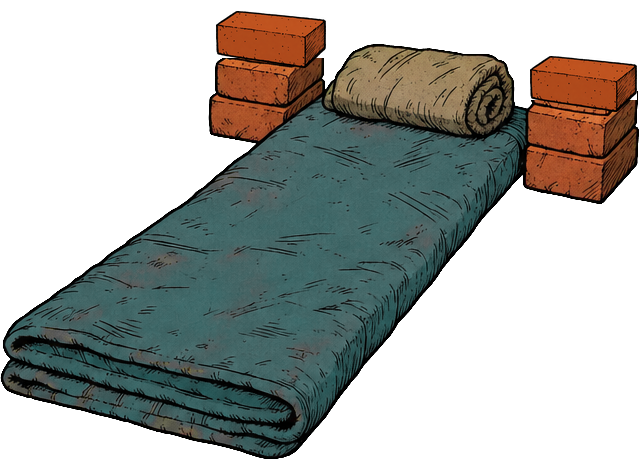
#> input picture ArtSource/Bench/mat/mat_empty.png, 639 x 459 px
$ python sprite_process.py ../ArtSource/Bench/mat/mat_empty.png ../ArtSource/Bench/mat/mat_empty.png
#> lines starting #> are read from the running program, lines starting #| are printed output that depends on the picture; after the words box and inside, x2 and y2 are one past the last pixel; in counts of white or black regions, pixels touching at a corner belong together
#!/usr/bin/env python3
"""Turns a generated sprite strip on a green chroma background into clean animation frames.

- Keys out the green background (with soft edges) and removes green spill from the outline.
- Finds frames as connected blobs (ignores small specks), left to right.
- Places every frame into equal cells around a shared anchor x; vertical offsets from the row's ground line are kept.

Usage: Tools/sprite_process.py <sheet.png> <out_dir> [--frames N] [--rows R] [--cell-height H] [--anchor backfoot|center|base-br]
       [--match-height H [--match-frame K]]

Anchors: "base-br" puts the bottom-right extreme point (e.g. the cut base of a detached tail) at the sprite pivot.
"backfoot" (default) keeps the planted back foot (leftmost foot touching the ground; characters face right) at the
same x in every frame, so idle loops do not slide when the tail swings. "center" centres the bounding box (for jumps).
Writes <name>_<i>.png frames and <name>_strip.png (frames side by side on a checkerboard) for review.
"""
import os, sys
import numpy as np
from PIL import Image
from collections import deque


def key_green(rgb):
    r, g, b = [rgb[..., i].astype(np.float32) for i in range(3)]
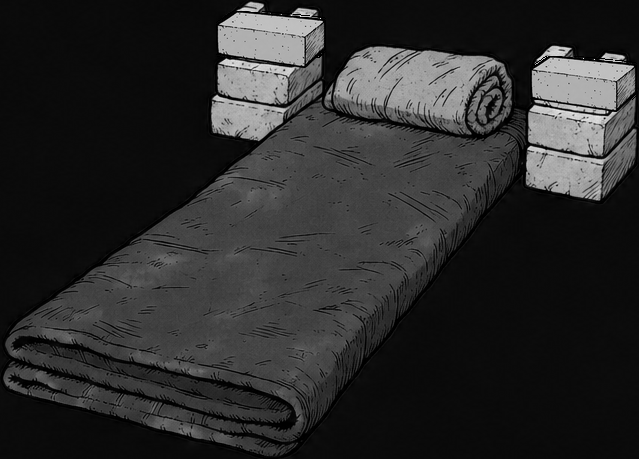
#> r: shape (459, 639) float32; min 0, max 235, mean 43.7
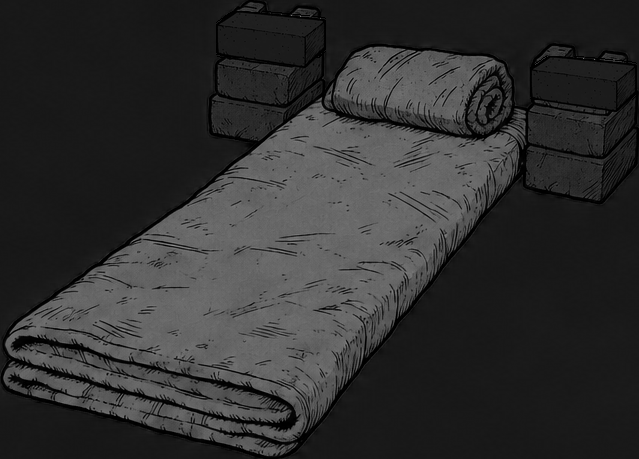
#> b: shape (459, 639) float32; min 0, max 142, mean 48.3
    greenness = g - np.maximum(r, b)              # how much green dominates
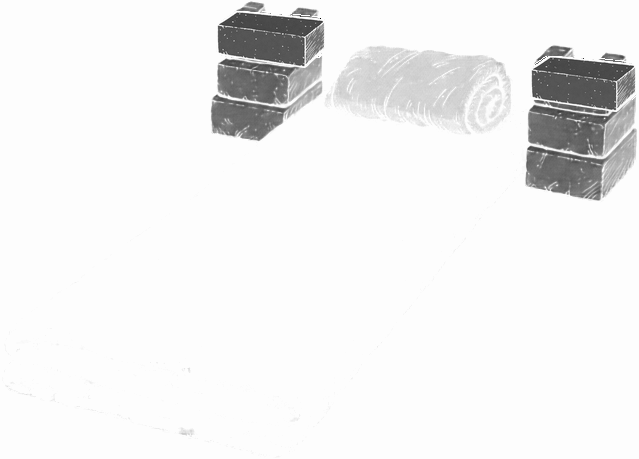
#> greenness: shape (459, 639) float32; min -153, max 1, mean -7.77; drawn with min black and max white
    alpha = np.clip(1.0 - (greenness - 40.0) / 80.0, 0.0, 1.0)  # >120: background, <40: opaque
#> alpha: shape (459, 639) float32; every value is 1
    spill = np.clip(g - np.maximum(r, b), 0, None)
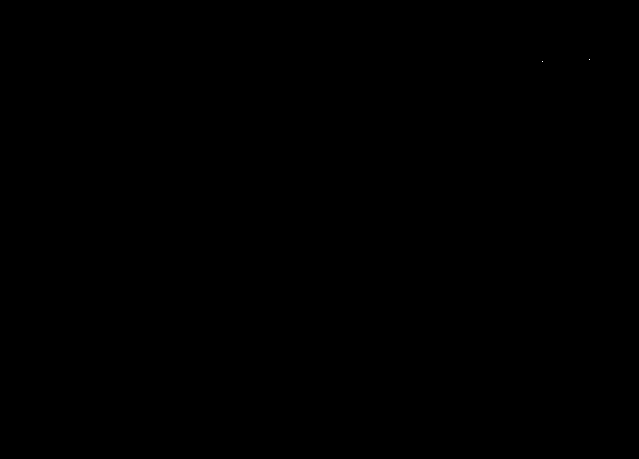
#> spill: shape (459, 639) float32; values 0 (black) and 1 (white), 0% white in thin lines or dots, all inside (x1, y1, x2, y2) = (542, 59, 590, 62)
    g2 = g - spill * (1.0 - alpha * 0.0)           # clamp green to max(r, b) where it dominates
    out = np.stack([r, np.minimum(g2, np.maximum(r, b) + 0), b], axis=-1)
#> in main, `color, alpha = key_green(rgb)`: alpha: shape (459, 639); every value is 255
#> in find_frames, `small = alpha[::scale, ::scale] > 32`: small: shape (115, 160) bool; every value is 1
    out = np.where((greenness > 0)[..., None], out, rgb.astype(np.float32))
    return out.clip(0, 255).astype(np.uint8), (alpha * 255).astype(np.uint8)


def label_blobs(mask):
    """4-connected components; returns list of (y0, y1, x0, x1, pixel_count)."""
    h, w = mask.shape
#> h = 115; w = 160
    seen = np.zeros_like(mask, dtype=bool)
    labels = np.zeros(mask.shape, dtype=np.int32)
    blobs = []
    for y0 in range(h):
        for x0 in np.flatnonzero(mask[y0] & ~seen[y0]):
            if seen[y0, x0]:
                continue
            queue = deque([(y0, x0)])
            seen[y0, x0] = True
            label = len(blobs) + 1
            ys0, ys1, xs0, xs1, count = y0, y0, x0, x0, 0
            while queue:
                y, x = queue.popleft()
                labels[y, x] = label
                count += 1
                ys0, ys1, xs0, xs1 = min(ys0, y), max(ys1, y), min(xs0, x), max(xs1, x)
                for ny, nx in ((y + 1, x), (y - 1, x), (y, x + 1), (y, x - 1)):
                    if 0 <= ny < h and 0 <= nx < w and mask[ny, nx] and not seen[ny, nx]:
                        seen[ny, nx] = True
                        queue.append((ny, nx))
            blobs.append((ys0, ys1 + 1, xs0, xs1 + 1, count))
#> labels: shape (115, 160) int32; every value is 1
#> after the loop, blobs = [(0, 115, 0, 160, 18400)]
    return blobs, labels


def find_frames(alpha, expected=None, scale=4, rows=1):
    """
    Frames are the large blobs; small detached bits (sparks, whisker tips) join the nearest frame.
    Returns (bounding slices, full-resolution ownership mask) per frame, so overlapping boxes do not mix frames.
    """
    small = alpha[::scale, ::scale] > 32
    blobs, labels = label_blobs(small)
#> blobs = [(0, 115, 0, 160, 18400)]
    total = small.sum()
#> total = 18400
    row_height = small.shape[0] / rows
#> row_height = 115

    def order(i):
#> called with i = 0
        y0, y1, x0, x1, _ = blobs[i]
#> y0 = 0; y1 = 115; x0 = 0; x1 = 160
        return int(((y0 + y1) / 2) // row_height), x0

    big = sorted([i for i, b in enumerate(blobs) if b[4] > total * 0.015], key=order)
#> big = [0]
    owner = {i + 1: n for n, i in enumerate(big)}
#> owner = {1: 0}
    for i, b in enumerate(blobs):
        if i in big:
            continue
        cx, cy = (b[2] + b[3]) / 2, (b[0] + b[1]) / 2

        def gap(n):  # distance from the fragment centre to frame n's box (0 inside)
            y0, y1, x0, x1, _ = blobs[big[n]]
            return max(x0 - cx, 0, cx - x1) + max(y0 - cy, 0, cy - y1)

        nearest = min(range(len(big)), key=gap)
        if gap(nearest) <= 12:  # ~48 px at scale 4: sparks and whisker tips next to a frame; farther specks are dropped
            owner[i + 1] = nearest
#> this loop made 1 pass

    frame_map = np.zeros(labels.shape, dtype=np.int32) - 1
    for label, n in owner.items():
        frame_map[labels == label] = n
#> this loop made 1 pass
#> (label, n) on pass 1: (1, 0)
#> frame_map: shape (115, 160) int32; every value is 0
    # grow ownership by one cell so anti-aliased edges lost by downsampling stay with their frame
    grown = frame_map.copy()
    for dy in (-1, 0, 1):
        for dx in (-1, 0, 1):
            shifted = np.roll(np.roll(frame_map, dy, axis=0), dx, axis=1)
            grown = np.where(grown < 0, shifted, grown)
    full = np.kron(grown, np.ones((scale, scale), dtype=np.int32))[: alpha.shape[0], : alpha.shape[1]]
#> full: shape (459, 639) int32; every value is 0

    frames = []
    for n in range(len(big)):
        own = full == n
        ys, xs = np.nonzero(own & (alpha > 0))
        frames.append(((slice(ys.min(), ys.max() + 1), slice(xs.min(), xs.max() + 1)), own, order(big[n])[0]))
#> this loop made 1 pass
#> (y0 in order, y1 in order, x0 in order, x1 in order) on pass 1: (0, 115, 0, 160)
#> after the loop, frames = 1 item
    return frames


def back_foot_x(alpha):
    """x of the leftmost foot that touches the ground (bottom rows of the figure), in the crop's coordinates."""
    mask = alpha > 64
    ys, xs = np.nonzero(mask)
    bottom, top = ys.max(), ys.min()
    band_top = bottom - max(4, int((bottom - top) * 0.07))
    band = mask[band_top: bottom + 1]
    cols = np.flatnonzero(band.any(axis=0))
    runs, start = [], cols[0]
    for prev, col in zip(cols, cols[1:]):
        if col != prev + 1:
            runs.append((start, prev))
            start = col
    runs.append((start, cols[-1]))
    # a foot reaches the ground; a dangling tail tip in the band does not
    grounded = [r for r in runs if r[1] - r[0] >= 6 and np.nonzero(band[:, r[0]: r[1] + 1].any(axis=1))[0].max() >= band.shape[0] - 4]
    left = (grounded or runs)[0]
    return (left[0] + left[1]) / 2


def bottom_right_point(alpha):
    """(x, y) of the opaque pixel furthest to the bottom right (max x + y), in the crop's coordinates."""
    ys, xs = np.nonzero(alpha > 64)
    i = np.argmax(xs + ys)
    return float(xs[i]), float(ys[i])


def main():
    src, out_dir = sys.argv[1], sys.argv[2]
    expected = int(sys.argv[sys.argv.index("--frames") + 1]) if "--frames" in sys.argv else None
    cell_h = int(sys.argv[sys.argv.index("--cell-height") + 1]) if "--cell-height" in sys.argv else None
    rows = int(sys.argv[sys.argv.index("--rows") + 1]) if "--rows" in sys.argv else 1
    anchor_mode = sys.argv[sys.argv.index("--anchor") + 1] if "--anchor" in sys.argv else "backfoot"
    match_height = int(sys.argv[sys.argv.index("--match-height") + 1]) if "--match-height" in sys.argv else None
    match_frame = int(sys.argv[sys.argv.index("--match-frame") + 1]) if "--match-frame" in sys.argv else 0
    name = os.path.splitext(os.path.basename(src))[0]
    rgb = np.array(Image.open(src).convert("RGB"))
    color, alpha = key_green(rgb)
    rgba = np.dstack([color, alpha])
    frames = find_frames(alpha, expected, rows=rows)
#> frames = 1 item
    if expected and len(frames) != expected:
        print(f"WARNING {name}: found {len(frames)} frames, expected {expected}")

    pad = 16
    ground = {}                                         # lowest point of each row = its ground line
    for (ys, _), _, row in frames:
        ground[row] = max(ground.get(row, 0), ys.stop)
#> this loop made 1 pass
#> after the loop, ground = {0: 459}

    crops, anchors = [], []
    for (ys, xs), own, row in frames:
        pixels = rgba.copy()
        pixels[..., 3] = np.where(own, pixels[..., 3], 0)
        crop = pixels[ys, xs]
        crops.append((crop, ground[row] - ys.stop))      # lift keeps jumps in the air
#> after the loop, crops = 1 item

    if match_height:
        # uniform scale so the reference frame's figure is match_height px tall (keeps clips of one character consistent)
        factor = match_height / crops[match_frame][0].shape[0]
        scaled = []
        for crop, lift in crops:
            image = Image.fromarray(crop, "RGBA")
            size = (max(1, round(image.width * factor)), max(1, round(image.height * factor)))
            scaled.append((np.array(image.resize(size, Image.LANCZOS)), round(lift * factor)))
        crops = scaled
        print(f"{name}: scaled by {factor:.3f}")

    os.makedirs(out_dir, exist_ok=True)
    cells = []
    if anchor_mode == "base-br":
        # pivot (cell bottom centre) = base point; cell symmetric in x around it, base on the bottom padding line
        points = [bottom_right_point(c[..., 3]) for c, _ in crops]
        half = max(max(px, c.shape[1] - px) for (c, _), (px, _) in zip(crops, points)) + pad
        width = int(np.ceil(half * 2))
        height = int(np.ceil(max(py for _, py in points))) + pad * 2
        for i, ((crop, _), (px, py)) in enumerate(zip(crops, points)):
            cell = Image.new("RGBA", (width, height), (0, 0, 0, 0))
            image = Image.fromarray(crop, "RGBA")
            cell.alpha_composite(image, (int(round(width / 2 - px)), int(round(height - pad - py))))
            cell.save(os.path.join(out_dir, f"{name}_{i}.png"))
            cells.append(cell)
    else:
        for crop, _ in crops:
            anchors.append(back_foot_x(crop[..., 3]) if anchor_mode == "backfoot" else crop.shape[1] / 2)
#> this loop made 1 pass
#> (bottom in back_foot_x, top in back_foot_x, band_top in back_foot_x, left in back_foot_x) on pass 1: (458, 0, 426, (0, 638))
#> after the loop, anchors = [319]

        # symmetric cell around the anchor so the sprite pivot (bottom centre) is the anchor
        half = max(max(a, c.shape[1] - a) for (c, _), a in zip(crops, anchors)) + pad
#> half = 336
        width = int(np.ceil(half * 2))
#> width = 672
        height = max(c.shape[0] + lift for c, lift in crops) + pad * 2
#> height = 491
        for i, ((crop, lift), anchor) in enumerate(zip(crops, anchors)):
            cell = Image.new("RGBA", (width, height), (0, 0, 0, 0))
            image = Image.fromarray(crop, "RGBA")
            cell.paste(image, (int(round(width / 2 - anchor)), height - pad - lift - image.height))
            if cell_h:
                cell = cell.resize((round(width * cell_h / height), cell_h), Image.LANCZOS)
            cell.save(os.path.join(out_dir, f"{name}_{i}.png"))
            cells.append(cell)
#> this loop made 1 pass
#> (lift, anchor) on pass 1: (0, 319)
#> pass 1, in main, `cell.save(os.path.join(out_dir, f"{name}_{i}.png"))`:
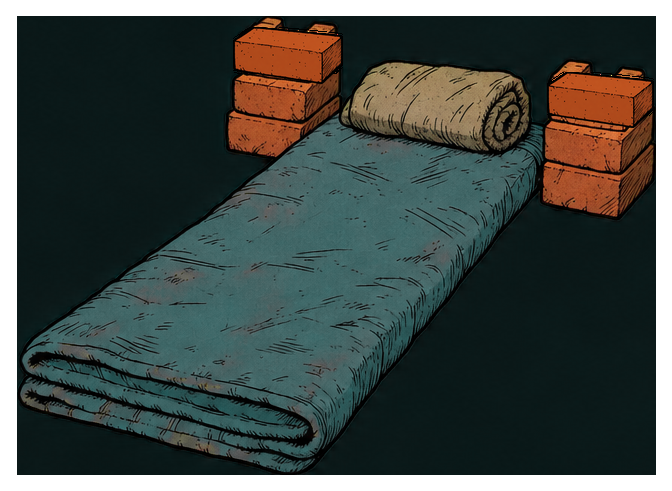
#> saved as mat_empty_0.png: PIL image 672x491 RGBA; mean R, G, B, A 38.9, 47, 42.9, 226.7; transparent parts drawn white
#> after the loop, cells = 1 item

    # review strip on a checkerboard so edges and fringes are visible
    cw, ch = cells[0].size
#> cw = 672; ch = 491
    strip = Image.new("RGBA", (cw * len(cells), ch), (0, 0, 0, 255))
    checker = np.indices((ch, cw * len(cells))).sum(axis=0) // 16 % 2
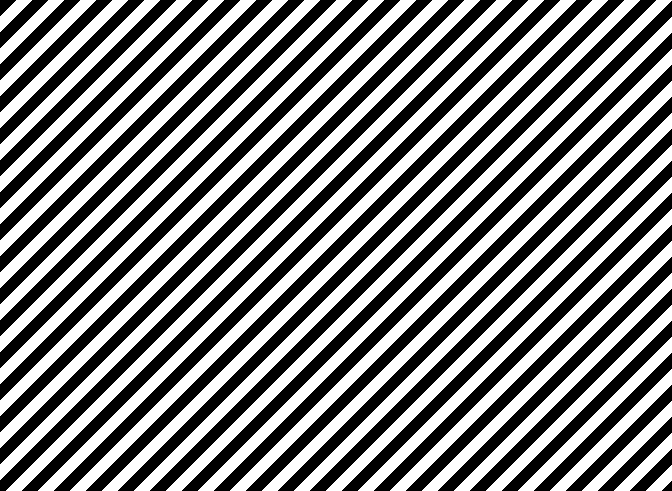
#> checker: shape (491, 672) int64; values 0 (black) and 1 (white), 50% white; 36 white regions, largest, box (x1, y1, x2, y2) and area: (6, 0, 512, 491) 7856, (38, 0, 544, 491) 7856, (70, 0, 576, 491) 7856
    strip = Image.fromarray(np.where(checker[..., None] == 0, 200, 150).astype(np.uint8).repeat(3, axis=2)).convert("RGBA")
    for i, cell in enumerate(cells):
        strip.alpha_composite(cell, (i * cw, 0))
#> this loop made 1 pass
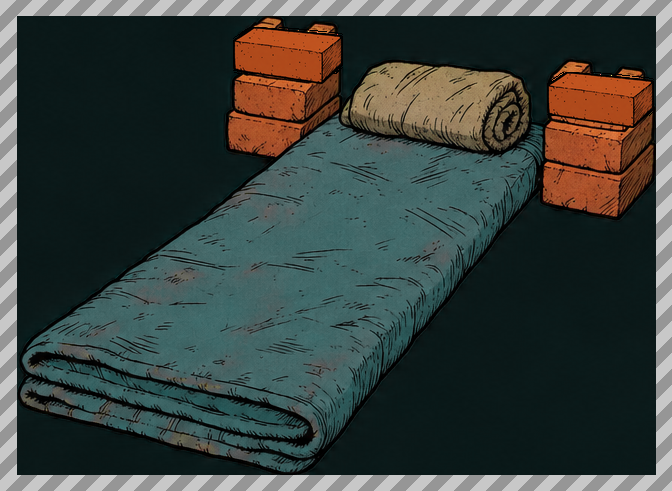
#> strip: PIL image 672x491 RGBA; mean R, G, B, A 58.3, 66.4, 62.3, 255
    strip.convert("RGB").save(os.path.join(out_dir, f"{name}_strip.png"))
    print(f"{name}: {len(cells)} frames, cell {cw}x{ch}")
#| mat_empty: 1 frames, cell 672x491


if __name__ == "__main__":
    main()
